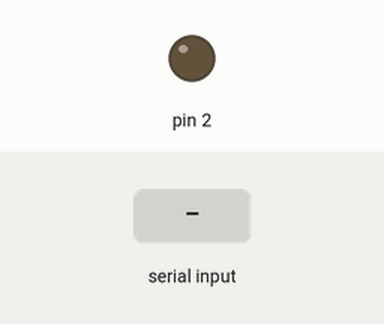
Recording of a sketch running on a simulated Arduino Uno, built with avr-gcc and run on an emulated ATmega328P. On the bench: output pins drawn as LEDs (lit = HIGH). The test bench sets the inputs (shaded band).

Above: at 1.2 s.
1.3 s: "ON\n" received over Serial
At 2.4 s:
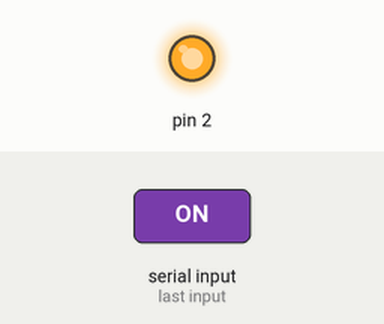
2.8 s: "OFF\n" received over Serial
At 3.6 s:
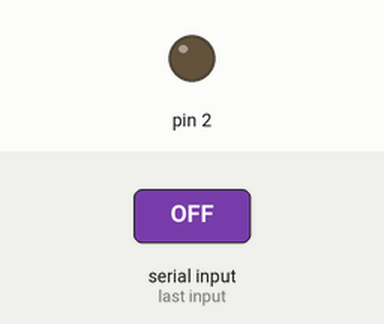
Timing chart, 0 to 5.8 s (numbered marks = the images above; inputs shaded):
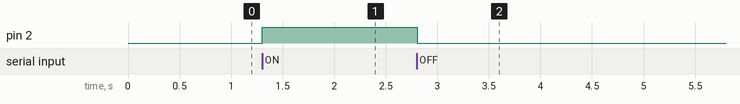

The sketch:

led.ino
```cpp
void setup()
{
  Serial.begin(115200);
  pinMode(2,OUTPUT);
}

void loop()
{

}

void serialEvent()
{
  String m="";
  char c='\0';
  while(Serial.available()>0)
  {
    delay(1);
    c=Serial.read();
    if(c=='\n'||c=='\r')
    {
      continue;
    }
    m+=c;
  }
  //Serial.println(m);
  if(m=="")
  {
    return;
  }
  cmd(m);
}

void cmd(String a)
{
  if(a.equals("ON"))
  {
    digitalWrite(2,HIGH);
  }
  else if(a.equals("OFF"))
  {
    digitalWrite(2,LOW);
  }
}
```

Measured:
- after the input at 1.3 s, pin 2: LOW → HIGH at once
- after the input at 2.8 s, pin 2: HIGH → LOW at once
